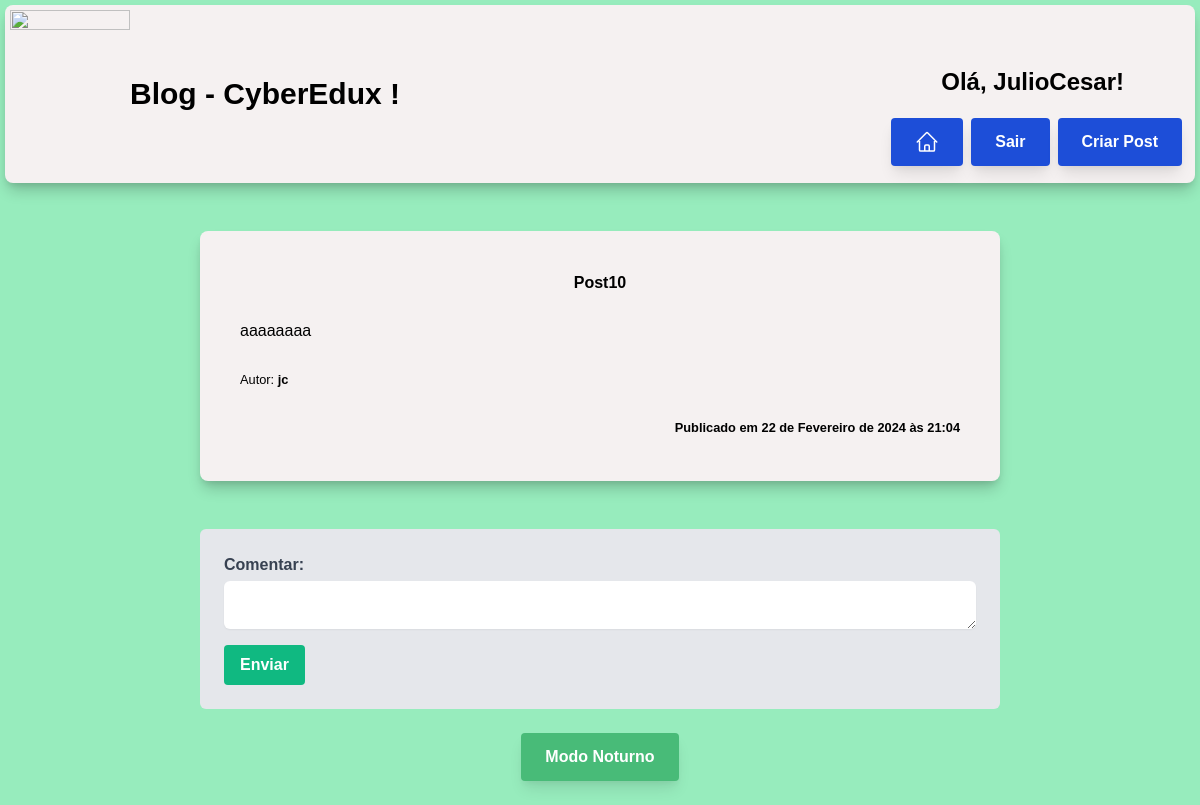
The page /abc (signed in) on the database its author committed.
### APP_1/models.py (models this page shows)
class Post (models.Model):
    titulo = models.CharField(max_length = 200)
    conteudo = models.TextField()
    publicacao_em = models.DateTimeField(auto_now_add = True)
    autor = models.CharField(max_length = 100)
    resumo = models.TextField()
    slug = models.SlugField(unique = True )
    img = models.CharField(max_length = 200)
    class meta:
        ordering = ['-publicado_em']

### APP_1/views.py (the view)
# urls.py: path('<slug:slug>', views.post_detail, name='post_detail'),
def post_detail(request, slug):
    post = get_object_or_404(Post, slug=slug)
    if request.method == 'POST' and request.user.is_authenticated:
        conteudo = request.POST.get('conteudo')
        comentario = Comentario(nome=request.user.username, email=request.user.email, conteudo=conteudo, post=post)
        comentario.save()
        return redirect('post_detail', slug=post.slug)
    return render(request, 'post_details.html', {'post': post})

### APP_1/templates/post_details.html (shortened to what this page needs)
{% extends 'base.html' %}
{% load static %}
{% block conteudo %}
<div class="p-10 info-section bg-white rounded-lg">
    <div class="text-center">
        <h2><strong>{{post.titulo}}</strong></h2>
    </div>
    <br>
    <p style="text-align: justify;">{{post.conteudo}}</p>
    <br>
    <small>Autor: <strong>{{post.autor}}</strong></small>
    <br>
    <br>
    <div class="text-right mb-0.5">
        <small><strong> Publicado em {{post.publicacao_em}}</strong></small>
    </div>
</div>
{% if user.is_authenticated %}
<form method="post" class="bg-gray-200 p-6 rounded-md">
    <div class="mb-4">
        <label for="conteudo" class="block text-gray-700 font-bold">Comentar:</label>
        <textarea id="conteudo" name="conteudo" class="text-black mt-1 block w-full rounded-md border-gray-300 shadow-sm bg-gray-250   "></textarea>
    </div>
    <input type="submit" value="Enviar" class="bg-green-500 hover:bg-green-700 text-white font-bold py-2 px-4 rounded">
</form>
<br>
{% else %}
<p class="text-red-500 font-bold pb-6"> Você precisa estar logado para comentar.</p>
{% endif %}
{% endblock %}

### APP_1/templates/base.html (shortened to what this page needs)
<!DOCTYPE html>
<html lang="pt-br">
{% load static %}
<head>
    <link href="https://cdn.jsdelivr.net/npm/tailwindcss@2.2.19/dist/tailwind.min.css" rel="stylesheet">
    <link rel="stylesheet" href="{% static 'style.css' %}">
</head>
<body>
    <section class="container2 p-10 info-section rounded-lg flex flex-row justify-between" >
        <div class="flex flex-row">
        <img src="https://assets.zyrosite.com/cdn-cgi/image/format=auto,w=190,fit=crop,q=95/AwvjG1eG4vc2ovvG/logoedux-removebg-preview-YD08znO98ESxqzXr.png" width="120px" height="90px">
        <h1 class="flex items-center text-3xl font-bold">
            Blog - CyberEdux !
         </h1>
         </div>
           <div class="flex-row justify-between pt-14 pr-2 space-x-2">
            {% if user.is_authenticated %}
            <div class="flex justify-center pb-2 pt-0">
                <h1 class="text-2xl font-bold"> Olá, {{ user.username }}!</h1>
            </div>
            <div class="flex justify-center space-x-2 py-3">
                 <a href="{% url 'home' %}" class="btn bg-blue-700 hover:bg-blue-500 text-white ">
                <div>
            </div>
                <a href="{% url 'logout' %}" class="btn btn bg-blue-700 hover:bg-blue-500 text-white shadow-sm">Sair</a>
                {% if user.is_staff %}
                    <a href="{% url 'create_post' %}" class="btn btn bg-blue-700 hover:bg-blue-500 text-white shadow-sm">
                        Criar Post</a>
                {% endif %}
            </div>
            {% endif %}
           </div>
    </section>
    <div class="container mx-auto">
        {% block conteudo %}
        {% endblock %}
        <div class="flex justify-center">
            <button class="btn btn-secondary mx-1" onclick="toggleDarkMode()">Modo Noturno</button>
        </div>
    </div>
    <br>
</body>
</html>

### APP_1/static/style.css (style rules this page uses)
body { background-color: #97ecbd; font-family: 'Arial', sans-serif; transition: background-color 0.5s ease; }
.container { max-width: 800px; margin: 0 auto; }
.container2 { max-width: auto; margin: 5px ; padding: 5px; }
.info-section { margin-bottom: 3rem; background-color: #f5f1f1; box-shadow: 0 10px 15px -3px rgba(0, 0, 0, 0.2), 0 4px 6px -2px rgba(0, 0, 0, 0.1); transition: background-color 0.5s ease, color 0.5s ease; }
.btn { display: inline-block; padding: 0.75rem 1.5rem; font-size: 1rem; font-weight: 600; text-align: center; text-decoration: none; cursor: pointer; border-radius: 0.25rem; transition: all 0.3s ease; box-shadow: 0 10px 15px -3px rgba(0, 0, 0, 0.1), 0 4px 6px -2px rgba(0, 0, 0, 0.05); }
.btn-secondary { background-color: #48bb78; color: #ffffff; }

### rows shown on the page
Post: titulo "Post10", conteudo "aaaaaaaa", autor "jc", publicacao_em "22 de Fevereiro de 2024 às 21:04"

### other values the page prints
{{ user.username }} "JulioCesar"
